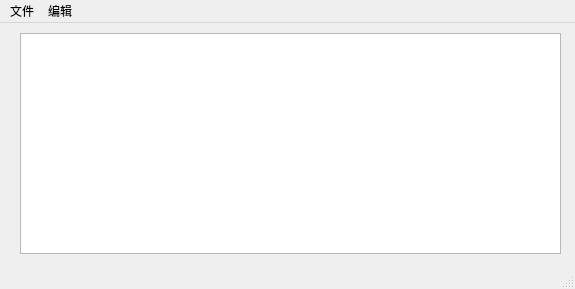
<?xml version="1.0" encoding="UTF-8"?>
<ui version="4.0">
 <class>Notepad</class>
 <widget class="QMainWindow" name="Notepad">
  <property name="geometry">
   <rect>
    <x>0</x>
    <y>0</y>
    <width>575</width>
    <height>289</height>
   </rect>
  </property>
  <property name="windowTitle">
   <string>Notepad</string>
  </property>
  <widget class="QWidget" name="centralwidget">
   <widget class="QTextEdit" name="textEdit">
    <property name="geometry">
     <rect>
      <x>20</x>
      <y>10</y>
      <width>541</width>
      <height>221</height>
     </rect>
    </property>
   </widget>
  </widget>
  <widget class="QStatusBar" name="statusbar"/>
  <widget class="QMenuBar" name="menubar">
   <property name="geometry">
    <rect>
     <x>0</x>
     <y>0</y>
     <width>575</width>
     <height>26</height>
    </rect>
   </property>
   <widget class="QMenu" name="menuFile">
    <property name="title">
     <string>文件</string>
    </property>
    <addaction name="actionNew"/>
    <addaction name="actionOpen"/>
    <addaction name="actionSave"/>
    <addaction name="actionSaveas"/>
   </widget>
   <widget class="QMenu" name="menuEdit">
    <property name="title">
     <string>编辑</string>
    </property>
    <addaction name="actionPaste"/>
    <addaction name="actionRedo"/>
    <addaction name="actionUndo"/>
   </widget>
   <addaction name="menuFile"/>
   <addaction name="menuEdit"/>
  </widget>
  <action name="actionNew">
   <property name="text">
    <string>新建</string>
   </property>
   <property name="shortcut">
    <string>Ctrl+N</string>
   </property>
  </action>
  <action name="actionOpen">
   <property name="text">
    <string>打开</string>
   </property>
   <property name="shortcut">
    <string>Ctrl+O</string>
   </property>
  </action>
  <action name="actionSave">
   <property name="text">
    <string>保存</string>
   </property>
   <property name="shortcut">
    <string>Ctrl+S</string>
   </property>
  </action>
  <action name="actionSaveas">
   <property name="text">
    <string>另存为</string>
   </property>
   <property name="shortcut">
    <string>Ctrl+Shift+S</string>
   </property>
  </action>
  <action name="actionPaste">
   <property name="text">
    <string>粘贴</string>
   </property>
   <property name="shortcut">
    <string>Ctrl+P</string>
   </property>
  </action>
  <action name="actionRedo">
   <property name="text">
    <string>重做</string>
   </property>
   <property name="shortcut">
    <string>Ctrl+Y</string>
   </property>
  </action>
  <action name="actionUndo">
   <property name="text">
    <string>撤销</string>
   </property>
   <property name="shortcut">
    <string>Ctrl+Z</string>
   </property>
  </action>
 </widget>
 <resources/>
 <connections/>
</ui>
